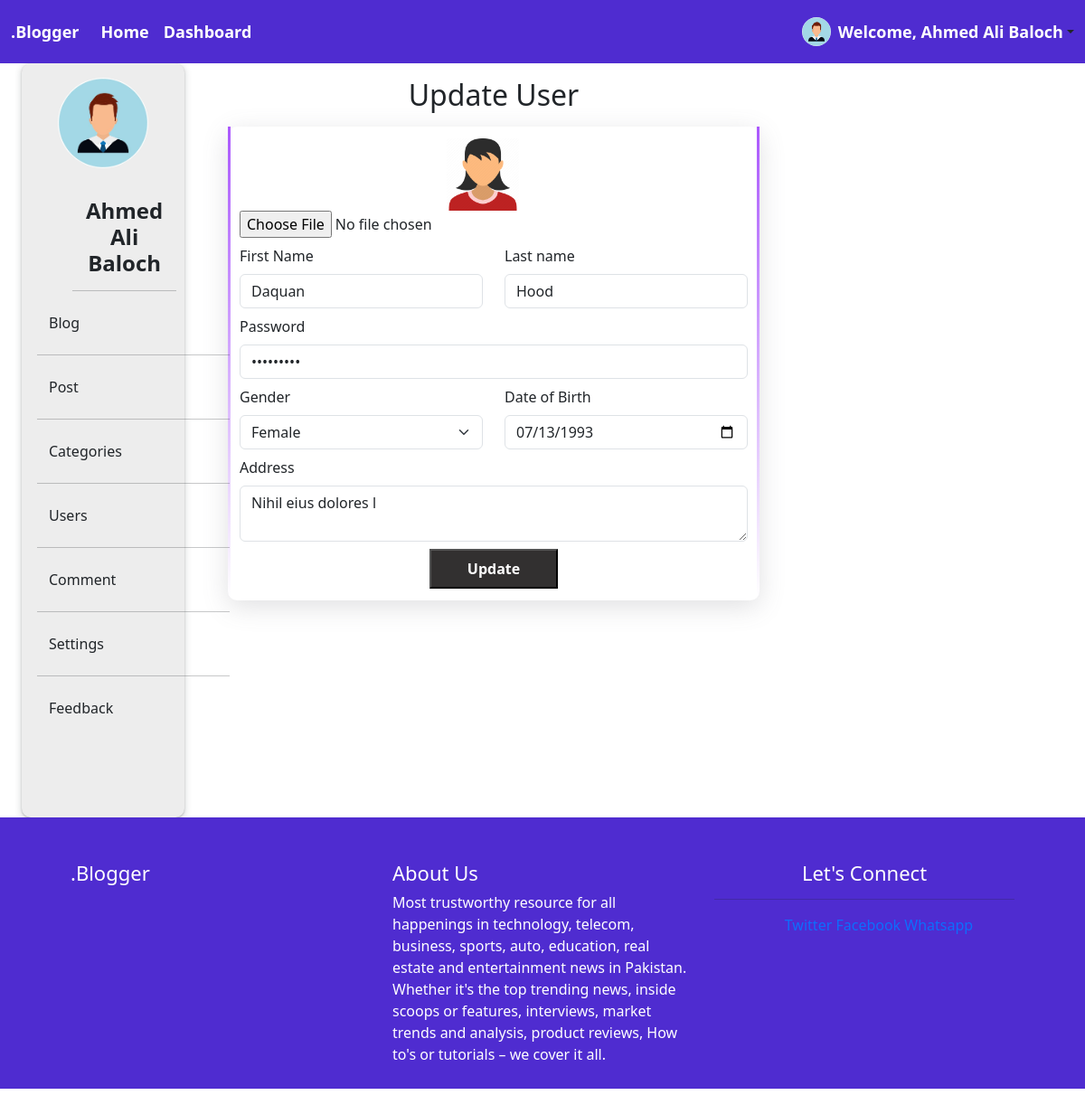
The page /admin-dashboard/user-update.php?uid=61 (signed in) on the database as committed earlier.
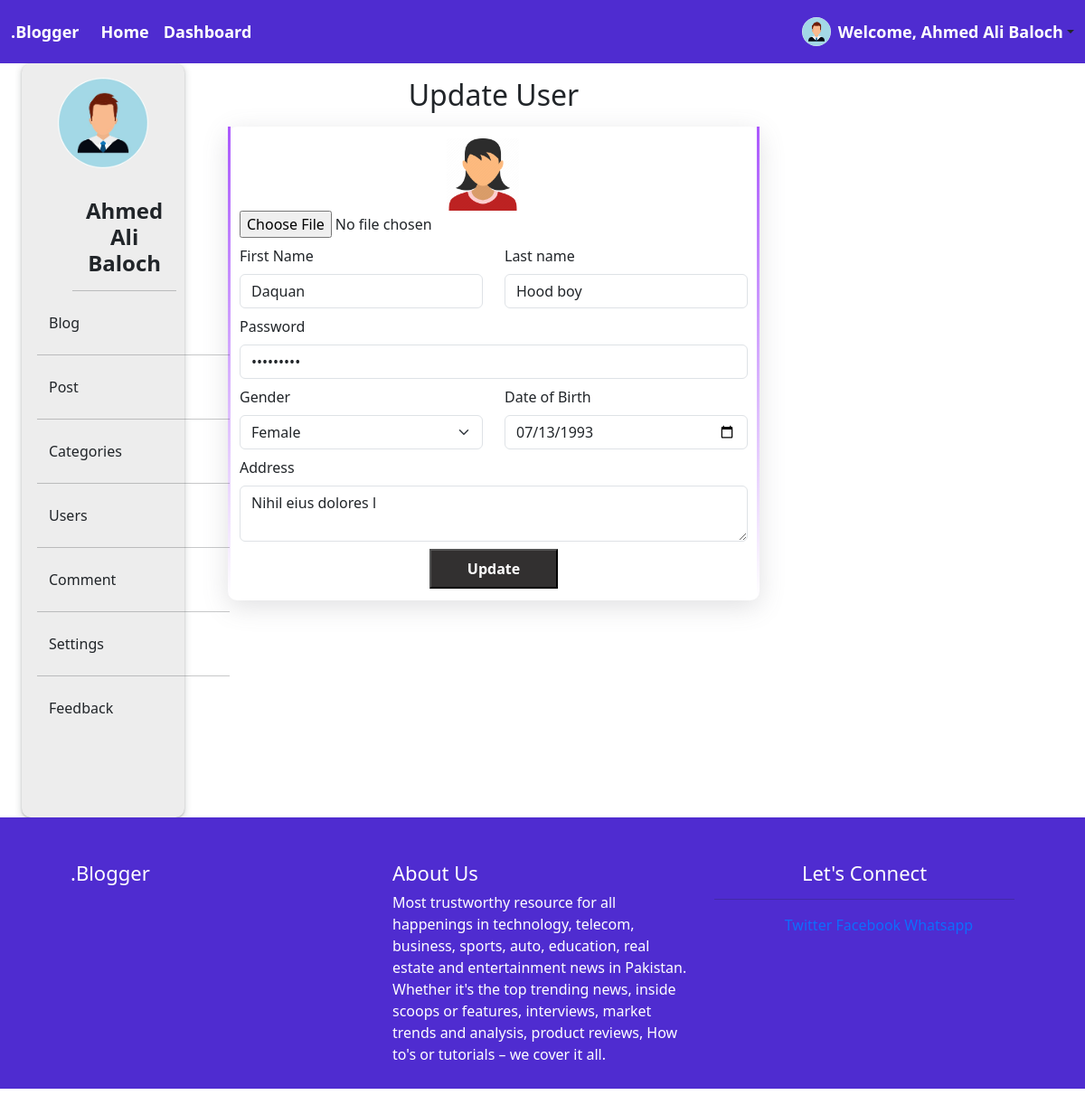
The same page on the database as committed later.
### tables this page shows
CREATE TABLE `user` (
  `user_id` int(11) NOT NULL AUTO_INCREMENT,
  `role_id` int(11) DEFAULT 2,
  `first_name` varchar(50) NOT NULL,
  `last_name` varchar(50) NOT NULL,
  `email` varchar(50) DEFAULT NULL,
  `password` text NOT NULL,
  `gender` enum('Male','Female') DEFAULT NULL,
  `date_of_birth` date DEFAULT NULL,
  `user_image` text DEFAULT NULL,
  `address` text DEFAULT NULL,
  `is_approved` enum('Pending','Approved','Rejected') DEFAULT 'Pending',
  `is_active` enum('Active','InActive') DEFAULT 'InActive',
  `created_at` timestamp NOT NULL DEFAULT current_timestamp(),
  `updated_at` timestamp NOT NULL DEFAULT current_timestamp(),
  PRIMARY KEY (`user_id`),
  KEY `role_id` (`role_id`),
  CONSTRAINT `user_ibfk_1` FOREIGN KEY (`role_id`) REFERENCES `role` (`role_id`) ON DELETE CASCADE ON UPDATE CASCADE
);

### Classes/CRUD.php (called while the page is built, shortened)
<?php
class CRUD
{
	public function select(string $table, array $column = ['*'], array $where = null)
	{
		$selectColumn = '';
		$columnIs 	  = '';
		$data = [];
		foreach ($column as $key => $value)
		{
			$selectColumn .= $value .", ";
		}
		$column = substr($selectColumn, 0, -2);
		if($where === null )
		{
			$selectQuery = "SELECT $column FROM {$table};";
		}
		else
		{
			foreach ($where as $key => $value)
			{
				$columnIs .= $key ."=". "'$value'"." AND ";
			}
			$columnIs = substr($columnIs, 0, -5);
			$selectQuery = "SELECT $column FROM {$table} WHERE $columnIs;";
		}
		$queryResult = mysqli_query(Database::$connection, $selectQuery);
		if($queryResult->num_rows > 0)
		{
			while ($Info = mysqli_fetch_assoc($queryResult))
			{
				$data[] = $Info;
			}
		}
		else
		{
			$data = '';
		}
		return $data;
	}
}
?>

### admin-dashboard/html/user-update.php (the view, shortened to what this page needs)
<div class="row">
  <div class="col-2 col-md-2 col-sm-12 mx-4">
    <?php
    require_once '../assets/initial/sidebar.php';
    ?>
  </div>
  <div class="col-6">
    <h2 class="text-center my-3">Update User </h2>
    <form class="register-form" action="user-update.php" method="POST" enctype="multipart/form-data">
      <div class="row mb-2 ">
        <div class="row mb-2">
          <div class="col">
            <div class="form-outline">
              <center>
                <img src="../assets/user_image/<?= $user_image?>" alt="User Profile Picture" style="width: 80px;">
              </center>
              <input type="file" name="user_image" id="user_image">
            </div>
          </div>
        </div>
        <div class="col">
          <div class="form-outline">
            <label class="form-label" for="first_name">First Name</label>
            <input type="text" id="first_name" name="first_name" class="form-control" placeholder="First Name" value="<?= $first_name?>" />
          </div>
        </div>
        <div class="col">
          <div class="form-outline">
            <label class="form-label" for="last_name">Last name</label>
            <input type="text" id="last_name" name="last_name" class="form-control" placeholder="Last Name"  value="<?= $last_name?>" />
          </div>
        </div>
      </div>
      <div class="row mb-2 ">
        <div class="col">
          <div class="form-outline">
            <label class="form-label" for="password">Password</label>
            <input type="password" id="password" name="password" class="form-control" placeholder="Your Password Here"  value="<?= $password?>" />
          </div>
        </div>
      </div>
      <div class="row mb-2">
        <div class="col">
          <div class="form-outline">
            <label class="form-label" for="">Gender</label>
            <select name="gender" id="gender" class="form-select" aria-label="Default select example">
              <option selected> <?= $gender?></option>
            </select>
          </div>
        </div>
        <div class="col">
          <div class="form-outline">
            <label class="form-label" for="dob">Date of Birth</label>
            <input type="date" name= "date_of_birth" id="dob" class="form-control"  value="<?= $date_of_birth?>" />
          </div>
        </div>
      </div>
      <div class="form-outline mb-2">
        <label class="form-label" for="address">Address</label>
        <textarea name="address" id="address"  class="form-control" placeholder="Your Address Here.."><?= $address?></textarea>
      </div>
      <center>
        <input type="submit" name="update" class="sign-up-btn" value="Update">
      </center>
    </form>
  </div>

Rows that differ between the two databases and show on the page:
changed user "Daquan": last_name "Hood" → "Hood boy"
